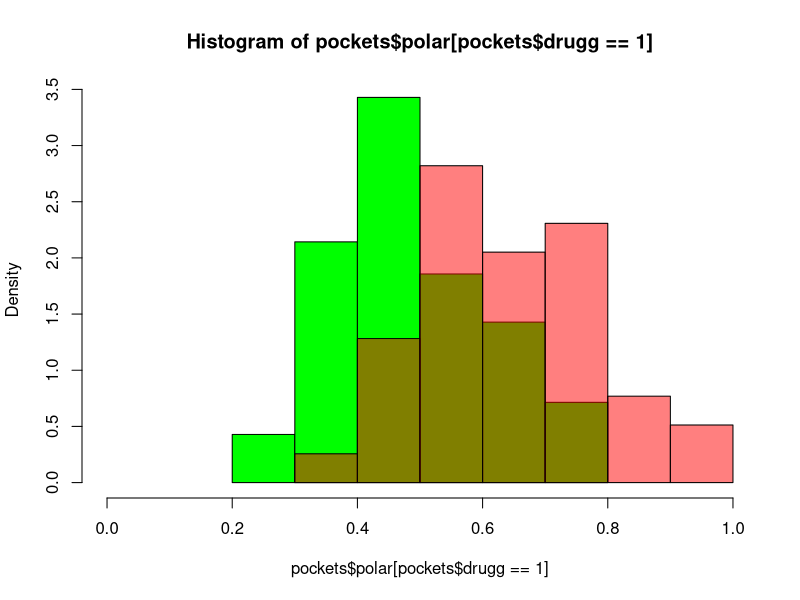

Source code (R):
#TP1 Analyse de Données Biologiques
#lecture du jeu de données
pockets = read.table("descriptor_pocket.mat")

#suppression des lignes contenant des valeurs manquantes NA
print(dim(pockets))
print(is.na(pockets))
pockets = na.omit(pockets)
print(dim(pockets))

#ajout de la fréquence des différents types de residus
aromatic = apply(cbind(pockets$F, pockets$Y, pockets$H, pockets$W), 1, sum)
pockets = cbind(pockets, aromatic)

polar = apply(cbind(pockets$C, pockets$D, pockets$E, pockets$H, pockets$K, pockets$N, pockets$Q, pockets$R, pockets$S, pockets$T, pockets$W, pockets$Y), 1, sum)
pockets = cbind(pockets, polar)

aliphatic = apply(cbind(pockets$I, pockets$L, pockets$V), 1, sum)
pockets = cbind(pockets, aliphatic)

charged = apply(cbind(pockets$D, pockets$E, pockets$R, pockets$K, pockets$H), 1, sum)
pockets = cbind(pockets, charged)

negative = apply(cbind(pockets$D, pockets$E), 1, sum)
pockets = cbind(pockets, negative)

positive = apply(cbind(pockets$R, pockets$K, pockets$H), 1, sum)
pockets = cbind(pockets, positive)

hydrophobic = apply(cbind(pockets$C, pockets$G, pockets$A, pockets$T, pockets$V, pockets$L, pockets$I, pockets$M, pockets$F, pockets$W, pockets$H, pockets$Y, pockets$K), 1, sum)
pockets = cbind(pockets, hydrophobic)

small = apply(cbind(pockets$C, pockets$G, pockets$A, pockets$T, pockets$V, pockets$S, pockets$D, pockets$N, pockets$P), 1, sum)
pockets = cbind(pockets, small)

tiny = apply(cbind(pockets$A, pockets$C, pockets$G, pockets$S), 1, sum)
pockets = cbind(pockets, tiny)

print(pockets)
print(dim(pockets))     #37 descriptors


#mise de "drugg" à la fin du tableau
noms = names(pockets)
pockets = cbind(pockets[,1:27], pockets[,29:37], pockets[,28])
colnames(pockets)[37] = noms[28]


#boxplot
#boxplot(pockets[,-37])
hist(pockets$polar[pockets$drugg == 1], freq=F, col = "green", xlim = c(0, 1))
hist(pockets$polar[pockets$drugg == 0], freq=F, col =rgb(1,0,0,0.5), add=T)















